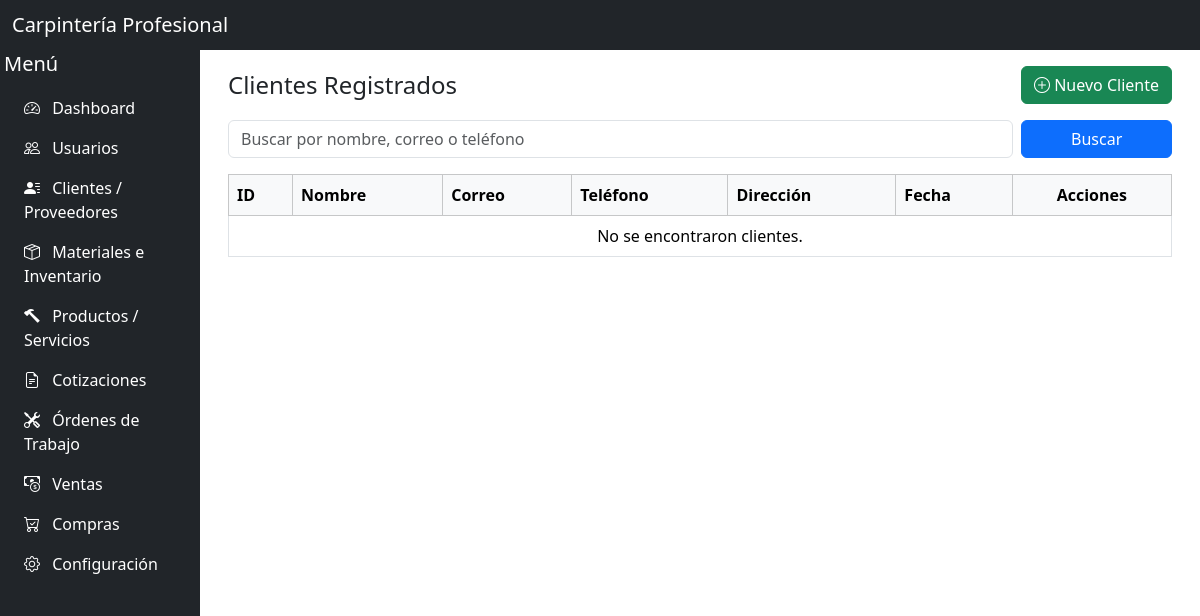
Page /dashboard/clientes.php on the earlier database version.
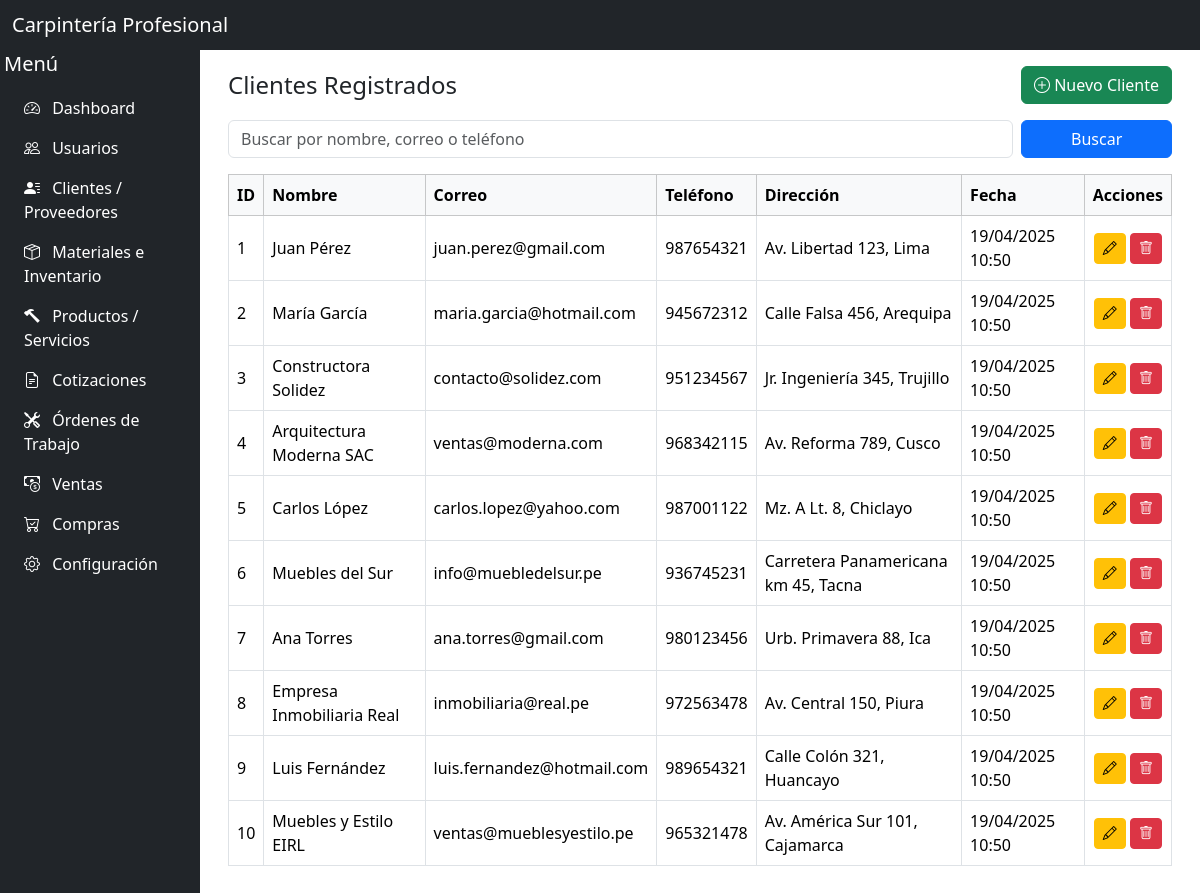
Same page on the later database version.
### tables this page shows
CREATE TABLE `clientes` (
  `id` int(11) NOT NULL,
  `nombre` varchar(100) NOT NULL,
  `direccion` varchar(255) DEFAULT NULL,
  `telefono` varchar(20) DEFAULT NULL,
  `correo` varchar(100) DEFAULT NULL,
  `fecha_registro` timestamp NOT NULL DEFAULT current_timestamp()
);

### dashboard/clientes.php (the view, shortened to what this page needs)
<?php
require_once("../includes/conexion.php");
$buscar = trim($_GET['buscar'] ?? '');
$pagina = isset($_GET['pagina']) && is_numeric($_GET['pagina']) ? (int) $_GET['pagina'] : 1;
$por_pagina = 10;
$offset = ($pagina - 1) * $por_pagina;
$where = '';
$sql = "
    SELECT id, nombre, correo, telefono, direccion, fecha_registro
    FROM clientes
    $where
    ORDER BY fecha_registro DESC
    LIMIT :offset, :limite
";
$stmt = $pdo->prepare($sql);
$stmt->bindValue(':offset', $offset, PDO::PARAM_INT);
$stmt->bindValue(':limite', $por_pagina, PDO::PARAM_INT);
$stmt->execute();
$clientes = $stmt->fetchAll(PDO::FETCH_ASSOC);
?>
<?php
include '../includes/header.php';
include '../includes/nav.php';
include '../includes/sidebar.php';
?>
<main class="flex-grow-1 overflow-auto p-3" id="mainContent">
    <div class="container-fluid">
    <div class="d-flex justify-content-between align-items-center mb-3">
        <h4 class="mb-0">Clientes Registrados</h4>
        <a href="registrar_cliente.php" class="btn btn-success">
            <i class="bi bi-plus-circle"></i> Nuevo Cliente
        </a>
    </div>
    <form method="GET" class="row g-2 mb-3">
        <div class="col-md-10 col-8">
            <input type="text" name="buscar" class="form-control" placeholder="Buscar por nombre, correo o teléfono"
                value="<?= htmlspecialchars($buscar) ?>">
        </div>
        <div class="col-md-2 col-4">
            <button type="submit" class="btn btn-primary w-100">Buscar</button>
        </div>
    </form>
    <div class="table-responsive">
        <table class="table table-bordered table-hover align-middle">
            <thead class="table-light">
                <tr>
                    <th>ID</th>
                    <th>Nombre</th>
                    <th>Correo</th>
                    <th>Teléfono</th>
                    <th>Dirección</th>
                    <th>Fecha</th>
                    <th class="text-center">Acciones</th>
                </tr>
            </thead>
            <tbody>
                <?php if (count($clientes) > 0): ?>
                    <?php foreach ($clientes as $cliente): ?>
                        <tr>
                            <td><?= $cliente['id'] ?></td>
                            <td><?= htmlspecialchars($cliente['nombre']) ?></td>
                            <td><?= htmlspecialchars($cliente['correo']) ?></td>
                            <td><?= htmlspecialchars($cliente['telefono']) ?></td>
                            <td><?= htmlspecialchars($cliente['direccion']) ?></td>
                            <td><?= date("d/m/Y H:i", strtotime($cliente['fecha_registro'])) ?></td>
                            <td class="text-center">
                                <a href="editar_cliente.php?id=<?= $cliente['id'] ?>" class="btn btn-sm btn-warning">
                                    <i class="bi bi-pencil"></i>
                                </a>
                                <a href="eliminar_cliente.php?id=<?= $cliente['id'] ?>" class="btn btn-sm btn-danger"
                                    onclick="return confirm('¿Está seguro de eliminar este cliente?');">
                                    <i class="bi bi-trash"></i>
                                </a>
                            </td>
                        </tr>
                    <?php endforeach; ?>
                <?php else: ?>
                    <tr>
                        <td colspan="7" class="text-center">No se encontraron clientes.</td>
                    </tr>
                <?php endif; ?>
            </tbody>
        </table>
    </div>
</div>
                </main>
<?php include_once("../includes/footer.php"); ?>

Differences in the rows shown:
added clientes: id "1", nombre "Juan Pérez", correo "juan.perez@gmail.com", telefono "987654321", direccion "Av. Libertad 123, Lima", fecha_registro "19/04/2025 10:50"
added clientes: id "2", nombre "María García", correo "maria.garcia@hotmail.com", telefono "945672312", direccion "Calle Falsa 456, Arequipa", fecha_registro "19/04/2025 10:50"
added clientes: id "3", nombre "Constructora Solidez", correo "contacto@solidez.com", telefono "951234567", direccion "Jr. Ingeniería 345, Trujillo", fecha_registro "19/04/2025 10:50"
added clientes: id "4", nombre "Arquitectura Moderna SAC", correo "ventas@moderna.com", telefono "968342115", direccion "Av. Reforma 789, Cusco", fecha_registro "19/04/2025 10:50"
added clientes: id "5", nombre "Carlos López", correo "carlos.lopez@yahoo.com", telefono "987001122", direccion "Mz. A Lt. 8, Chiclayo", fecha_registro "19/04/2025 10:50"
added clientes: id "6", nombre "Muebles del Sur", correo "info@muebledelsur.pe", telefono "936745231", direccion "Carretera Panamericana km 45, Tacna", fecha_registro "19/04/2025 10:50"
added clientes: id "7", nombre "Ana Torres", correo "ana.torres@gmail.com", telefono "980123456", direccion "Urb. Primavera 88, Ica", fecha_registro "19/04/2025 10:50"
added clientes: id "8", nombre "Empresa Inmobiliaria Real", correo "inmobiliaria@real.pe", telefono "972563478", direccion "Av. Central 150, Piura", fecha_registro "19/04/2025 10:50"
added clientes: id "9", nombre "Luis Fernández", correo "luis.fernandez@hotmail.com", telefono "989654321", direccion "Calle Colón 321, Huancayo", fecha_registro "19/04/2025 10:50"
added clientes: id "10", nombre "Muebles y Estilo EIRL", correo "ventas@mueblesyestilo.pe", telefono "965321478", direccion "Av. América Sur 101, Cajamarca", fecha_registro "19/04/2025 10:50"
Other differences:
text no longer shown: "No se encontraron clientes."
